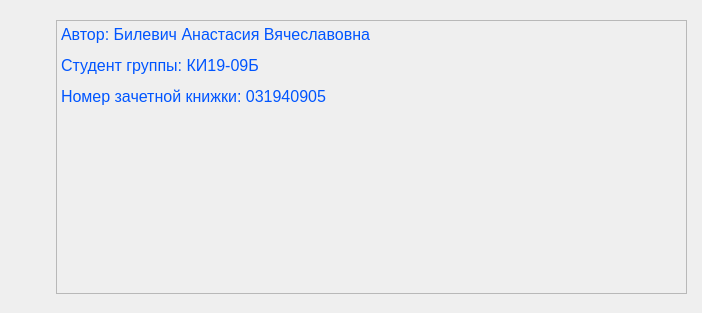
<?xml version="1.0" encoding="UTF-8"?>
<ui version="4.0">
 <class>auth</class>
 <widget class="QWidget" name="auth">
  <property name="geometry">
   <rect>
    <x>0</x>
    <y>0</y>
    <width>702</width>
    <height>313</height>
   </rect>
  </property>
  <property name="windowTitle">
   <string>Информация об авторах</string>
  </property>
  <widget class="QWidget" name="layoutWidget">
   <property name="geometry">
    <rect>
     <x>30</x>
     <y>20</y>
     <width>657</width>
     <height>274</height>
    </rect>
   </property>
   <layout class="QHBoxLayout" name="horizontalLayout">
    <item>
     <widget class="QLabel" name="map">
      <property name="text">
       <string/>
      </property>
      <property name="pixmap">
       <pixmap>logo.png</pixmap>
      </property>
     </widget>
    </item>
    <item>
     <widget class="QLabel" name="label">
      <property name="text">
       <string/>
      </property>
      <property name="pixmap">
       <pixmap>../3.png</pixmap>
      </property>
      <property name="scaledContents">
       <bool>true</bool>
      </property>
      <property name="alignment">
       <set>Qt::AlignLeading|Qt::AlignLeft|Qt::AlignTop</set>
      </property>
     </widget>
    </item>
    <item>
     <widget class="QTextEdit" name="about">
      <property name="enabled">
       <bool>false</bool>
      </property>
      <property name="minimumSize">
       <size>
        <width>300</width>
        <height>0</height>
       </size>
      </property>
      <property name="mouseTracking">
       <bool>true</bool>
      </property>
      <property name="html">
       <string>&lt;!DOCTYPE HTML PUBLIC &quot;-//W3C//DTD HTML 4.0//EN&quot; &quot;http://www.w3.org/TR/REC-html40/strict.dtd&quot;&gt;
&lt;html&gt;&lt;head&gt;&lt;meta name=&quot;qrichtext&quot; content=&quot;1&quot; /&gt;&lt;style type=&quot;text/css&quot;&gt;
p, li { white-space: pre-wrap; }
&lt;/style&gt;&lt;/head&gt;&lt;body style=&quot; font-family:'MS Shell Dlg 2'; font-size:8.25pt; font-weight:400; font-style:normal;&quot;&gt;
&lt;p style=&quot; margin-top:12px; margin-bottom:12px; margin-left:0px; margin-right:0px; -qt-block-indent:0; text-indent:0px;&quot;&gt;&lt;span style=&quot; font-size:12pt; color:#0055ff;&quot;&gt;Автор: Билевич Анастасия Вячеславовна&lt;/span&gt;&lt;/p&gt;
&lt;p style=&quot; margin-top:12px; margin-bottom:12px; margin-left:0px; margin-right:0px; -qt-block-indent:0; text-indent:0px;&quot;&gt;&lt;span style=&quot; font-size:12pt; color:#0055ff;&quot;&gt;Студент группы: КИ19-09Б&lt;/span&gt;&lt;/p&gt;
&lt;p style=&quot; margin-top:12px; margin-bottom:12px; margin-left:0px; margin-right:0px; -qt-block-indent:0; text-indent:0px;&quot;&gt;&lt;span style=&quot; font-size:12pt; color:#0055ff;&quot;&gt;Номер зачетной книжки: 031940905&lt;/span&gt;&lt;/p&gt;
&lt;p style=&quot; margin-top:12px; margin-bottom:12px; margin-left:0px; margin-right:0px; -qt-block-indent:0; text-indent:0px;&quot;&gt;&lt;br /&gt;&lt;/p&gt;&lt;/body&gt;&lt;/html&gt;</string>
      </property>
     </widget>
    </item>
   </layout>
  </widget>
 </widget>
 <resources/>
 <connections/>
</ui>
